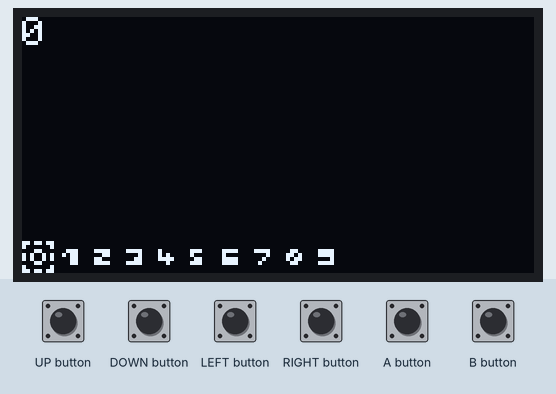
Simulated run of this sketch. Board: Arduboy, built with avr-gcc and run on an emulated ATmega32U4. On the bench: 128×64 one-colour display. Inputs (shaded band) come from the test bench.

Above: at 1.2 s.
1.3 s: UP button pressed for 0.15 s
At 1.8 s:
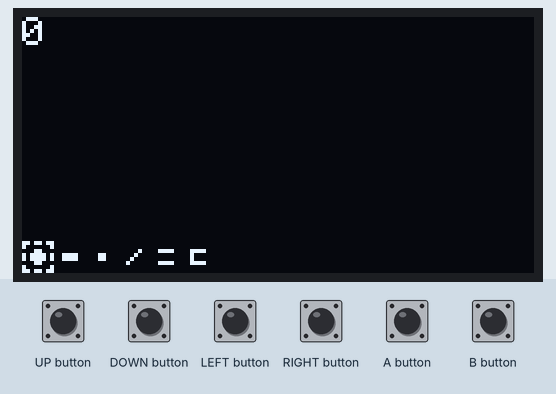
2.9 s: DOWN button pressed for 0.15 s
At 3.9 s:
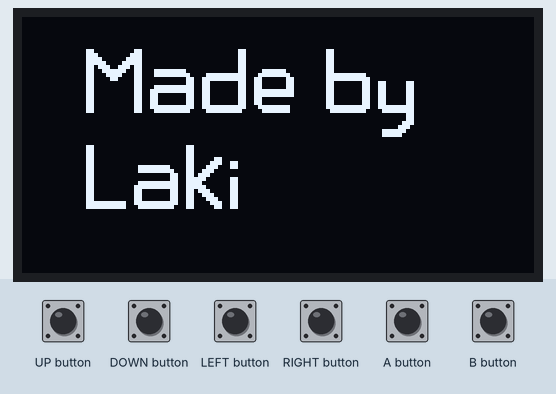
4.5 s: DOWN button pressed for 1 s
At 5.7 s:
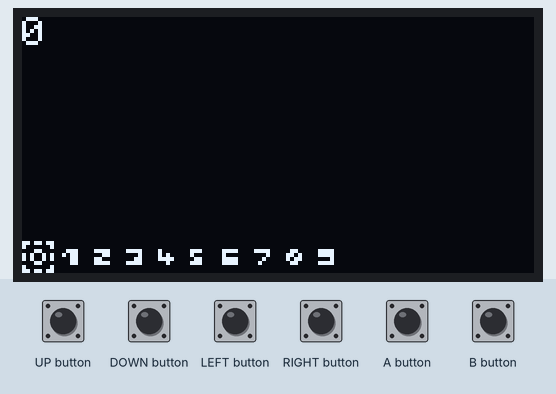
7.0 s: LEFT button pressed for 0.15 s
At 8.2 s:
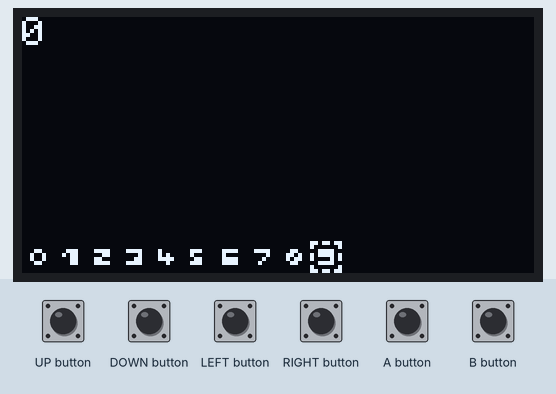
8.6 s: A button pressed for 0.15 s
10.2 s: RIGHT button pressed for 0.15 s
At 11.2 s:
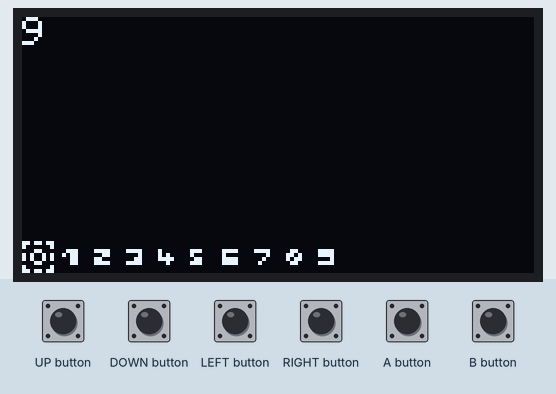
Timing chart, 0 to 12.8 s (numbered marks = the images above; inputs shaded):
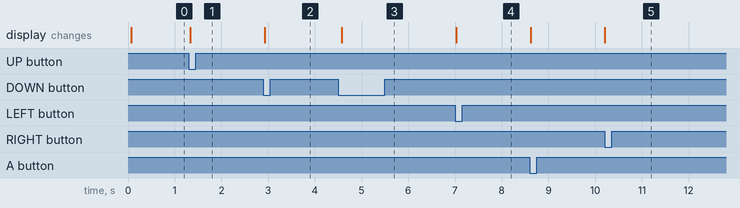

The sketch:

calculator.ino
```cpp
//Made by Laki (lakinator.bplaced.net)

#include <Arduboy2.h>

Arduboy2 arduboy;

const unsigned char cursor[] PROGMEM = {
  0xdb, 0x81, 0x00, 0x81, 0x81, 0x00, 0x81, 0xdb,
};

int selected;
bool button_down;
int number, number2;

enum class CalcStates {
  INPUT_1, INPUT_2, END, ABOUT, PLUS, MINUS, MULT, DIV
};

CalcStates state, op;

bool showOperations;

/*
 *  NUMBER BUTTONS
 */

const int NUMBER_ANZAHL = 10;

const unsigned char n0[] PROGMEM = {
 0x00, 0x00, 0x18, 0x24, 0x24, 0x18, 0x00, 0x00,
};

const unsigned char n1[] PROGMEM = {
  0x00, 0x00, 0x08, 0x04, 0x3c, 0x3c, 0x00, 0x00,
};

const unsigned char n2[] PROGMEM = {
  0x00, 0x00, 0x34, 0x34, 0x2c, 0x2c, 0x00, 0x00,
};

const unsigned char n3[] PROGMEM = {
 0x00, 0x00, 0x24, 0x24, 0x34, 0x3c, 0x00, 0x00,
};

const unsigned char n4[] PROGMEM = {
 0x00, 0x00, 0x1c, 0x10, 0x38, 0x10, 0x00, 0x00,
};

const unsigned char n5[] PROGMEM = {
 0x00, 0x00, 0x2c, 0x34, 0x34, 0x00, 0x00, 0x00,
};

const unsigned char n6[] PROGMEM = {
 0x00, 0x00, 0x3c, 0x34, 0x34, 0x34, 0x00, 0x00,
};

const unsigned char n7[] PROGMEM = {
 0x00, 0x00, 0x04, 0x24, 0x14, 0x0c, 0x00, 0x00,
};

const unsigned char n8[] PROGMEM = {
 0x00, 0x00, 0x18, 0x2c, 0x34, 0x18, 0x00, 0x00,
};

const unsigned char n9[] PROGMEM = {
 0x00, 0x00, 0x2c, 0x2c, 0x2c, 0x3c, 0x00, 0x00,
};

const unsigned char* numbers[] = {
  n0, n1, n2, n3, n4, n5, n6, n7, n8, n9,
};

/*
 *  OPERATION BUTTONS
 */

const int OPERATION_ANZAHL = 6;

const unsigned char opPlus[] PROGMEM = {
  0x00, 0x00, 0x18, 0x3c, 0x3c, 0x18, 0x00, 0x00,
};

const unsigned char opMinus[] PROGMEM = {
  0x00, 0x00, 0x18, 0x18, 0x18, 0x18, 0x00, 0x00,
};

const unsigned char opMult[] PROGMEM = {
  0x00, 0x00, 0x00, 0x18, 0x18, 0x00, 0x00, 0x00,
};

const unsigned char opDiv[] PROGMEM = {
  0x00, 0x00, 0x20, 0x10, 0x08, 0x04, 0x00, 0x00,
};

const unsigned char opRes[] PROGMEM = {
  0x00, 0x00, 0x24, 0x24, 0x24, 0x24, 0x00, 0x00,
};

const unsigned char opDel[] PROGMEM = {
  0x00, 0x00, 0x3c, 0x24, 0x24, 0x24, 0x00, 0x00,
};

const unsigned char* operations[] = {
  opPlus, opMinus, opMult, opDiv, opRes, opDel,
};

/*
 * ABOUT IMAGE
 */

const unsigned char about_img[] PROGMEM = {
  0x00, 0x00, 0x00, 0x00, 0x00, 0x00, 0x00, 0x00, 0x00, 0x00, 0x00, 0x00, 0x00, 0x00, 0x00, 0x00,
  0x00, 0x00, 0x00, 0x00, 0x00, 0x00, 0x00, 0x00, 0x00, 0x00, 0x00, 0x00, 0x00, 0x00, 0x00, 0x00,
  0x00, 0x00, 0x00, 0x00, 0x00, 0x00, 0x00, 0x00, 0x00, 0x00, 0x00, 0x00, 0x00, 0x00, 0x00, 0x00,
  0x00, 0x00, 0x00, 0x00, 0x00, 0x00, 0x00, 0x00, 0x00, 0x00, 0x00, 0x00, 0x00, 0x00, 0x00, 0x00,
  0x00, 0x00, 0x00, 0x00, 0x00, 0x00, 0x00, 0x00, 0x00, 0x00, 0x00, 0x00, 0x00, 0x00, 0x00, 0x00,
  0x00, 0x00, 0x00, 0x00, 0x00, 0x00, 0x00, 0x00, 0x00, 0x00, 0x00, 0x00, 0x00, 0x00, 0x00, 0x00,
  0x00, 0x00, 0x00, 0x00, 0x00, 0x00, 0x00, 0x00, 0x00, 0x00, 0x00, 0x00, 0x00, 0x00, 0x00, 0x00,
  0x00, 0x00, 0x00, 0x00, 0x00, 0x00, 0x00, 0x00, 0x00, 0x00, 0x00, 0x00, 0x00, 0x00, 0x00, 0x00,
  0x00, 0x00, 0x00, 0x00, 0x00, 0x00, 0x00, 0x00, 0x00, 0x00, 0x00, 0x00, 0x00, 0x00, 0x00, 0x00,
  0xff, 0xff, 0x0e, 0x1c, 0x38, 0x70, 0xe0, 0xe0, 0x70, 0x38, 0x1c, 0x0e, 0xff, 0xff, 0x00, 0x00,
  0x00, 0x60, 0x60, 0x60, 0x60, 0x60, 0x60, 0x60, 0x60, 0xc0, 0x80, 0x00, 0x00, 0x80, 0xc0, 0xc0,
  0xc0, 0xc0, 0xc0, 0xc0, 0xc0, 0xc0, 0xff, 0xff, 0x00, 0x00, 0x80, 0xc0, 0x60, 0x60, 0x60, 0x60,
  0x60, 0x60, 0xc0, 0x80, 0x00, 0x00, 0x00, 0x00, 0x00, 0x00, 0x00, 0x00, 0xff, 0xff, 0xc0, 0xc0,
  0xc0, 0xc0, 0xc0, 0xc0, 0xc0, 0xc0, 0x80, 0x00, 0x00, 0x00, 0x00, 0x00, 0x00, 0x00, 0x00, 0x00,
  0x00, 0x00, 0x00, 0x00, 0x00, 0x00, 0x00, 0x00, 0x00, 0x00, 0x00, 0x00, 0x00, 0x00, 0x00, 0x00,
  0x00, 0x00, 0x00, 0x00, 0x00, 0x00, 0x00, 0x00, 0x00, 0x00, 0x00, 0x00, 0x00, 0x00, 0x00, 0x00,
  0x00, 0x00, 0x00, 0x00, 0x00, 0x00, 0x00, 0x00, 0x00, 0x00, 0x00, 0x00, 0x00, 0x00, 0x00, 0x00,
  0xff, 0xff, 0x00, 0x00, 0x00, 0x00, 0x00, 0x00, 0x00, 0x00, 0x00, 0x00, 0xff, 0xff, 0x00, 0x00,
  0x7c, 0xfe, 0xc6, 0xc6, 0xc6, 0xc6, 0xc6, 0xc6, 0xc6, 0xff, 0x7f, 0x00, 0x00, 0x7f, 0xff, 0xc0,
  0xc0, 0xc0, 0xc0, 0xc0, 0xc0, 0xc0, 0xff, 0x7f, 0x00, 0x00, 0x3f, 0x7f, 0xcc, 0xcc, 0xcc, 0xcc,
  0xcc, 0xcc, 0xcf, 0x0f, 0x00, 0x00, 0x00, 0x00, 0x00, 0x00, 0x00, 0x00, 0x7f, 0xff, 0xc0, 0xc0,
  0xc0, 0xc0, 0xc0, 0xc0, 0xc0, 0xff, 0x7f, 0x00, 0x00, 0x7f, 0xff, 0xc0, 0xc0, 0xc0, 0xc0, 0xc0,
  0xff, 0xff, 0x00, 0x00, 0x00, 0x00, 0x00, 0x00, 0x00, 0x00, 0x00, 0x00, 0x00, 0x00, 0x00, 0x00,
  0x00, 0x00, 0x00, 0x00, 0x00, 0x00, 0x00, 0x00, 0x00, 0x00, 0x00, 0x00, 0x00, 0x00, 0x00, 0x00,
  0x00, 0x00, 0x00, 0x00, 0x00, 0x00, 0x00, 0x00, 0x00, 0x00, 0x00, 0x00, 0x00, 0x00, 0x00, 0x00,
  0x00, 0x00, 0x00, 0x00, 0x00, 0x00, 0x00, 0x00, 0x00, 0x00, 0x00, 0x00, 0x00, 0x00, 0x00, 0x00,
  0x00, 0x00, 0x00, 0x00, 0x00, 0x00, 0x00, 0x00, 0x00, 0x00, 0x00, 0x00, 0x00, 0x00, 0x00, 0x00,
  0x00, 0x00, 0x00, 0x00, 0x00, 0x00, 0x00, 0x00, 0x00, 0x00, 0x00, 0x00, 0x00, 0x00, 0x00, 0x00,
  0x00, 0x00, 0x00, 0x00, 0x00, 0x00, 0x00, 0x00, 0x00, 0x00, 0x00, 0x00, 0x00, 0x00, 0x00, 0x00,
  0x00, 0x00, 0x00, 0x00, 0x00, 0x00, 0x00, 0x00, 0x00, 0x00, 0x30, 0x30, 0x30, 0x30, 0x38, 0x1c,
  0x0f, 0x07, 0x00, 0x00, 0x00, 0x00, 0x00, 0x00, 0x00, 0x00, 0x00, 0x00, 0x00, 0x00, 0x00, 0x00,
  0x00, 0x00, 0x00, 0x00, 0x00, 0x00, 0x00, 0x00, 0x00, 0x00, 0x00, 0x00, 0x00, 0x00, 0x00, 0x00,
  0x00, 0x00, 0x00, 0x00, 0x00, 0x00, 0x00, 0x00, 0x00, 0x00, 0x00, 0x00, 0x00, 0x00, 0x00, 0x00,
  0xff, 0xff, 0x00, 0x00, 0x00, 0x00, 0x00, 0x00, 0x00, 0x00, 0x00, 0x00, 0x00, 0x60, 0x60, 0x60,
  0x60, 0x60, 0x60, 0x60, 0x60, 0xc0, 0x80, 0x00, 0x00, 0xff, 0xff, 0x00, 0x80, 0xc0, 0xe0, 0x70,
  0x38, 0x18, 0x00, 0x00, 0x30, 0x30, 0x00, 0x00, 0x00, 0x00, 0x00, 0x00, 0x00, 0x00, 0x00, 0x00,
  0x00, 0x00, 0x00, 0x00, 0x00, 0x00, 0x00, 0x00, 0x00, 0x00, 0x00, 0x00, 0x00, 0x00, 0x00, 0x00,
  0x00, 0x00, 0x00, 0x00, 0x00, 0x00, 0x00, 0x00, 0x00, 0x00, 0x00, 0x00, 0x00, 0x00, 0x00, 0x00,
  0x00, 0x00, 0x00, 0x00, 0x00, 0x00, 0x00, 0x00, 0x00, 0x00, 0x00, 0x00, 0x00, 0x00, 0x00, 0x00,
  0x00, 0x00, 0x00, 0x00, 0x00, 0x00, 0x00, 0x00, 0x00, 0x00, 0x00, 0x00, 0x00, 0x00, 0x00, 0x00,
  0x00, 0x00, 0x00, 0x00, 0x00, 0x00, 0x00, 0x00, 0x00, 0x00, 0x00, 0x00, 0x00, 0x00, 0x00, 0x00,
  0xff, 0xff, 0xc0, 0xc0, 0xc0, 0xc0, 0xc0, 0xc0, 0xc0, 0xc0, 0x00, 0x00, 0x7c, 0xfe, 0xc6, 0xc6,
  0xc6, 0xc6, 0xc6, 0xc6, 0xc6, 0xff, 0x7f, 0x00, 0x00, 0xff, 0xff, 0x07, 0x0f, 0x1d, 0x38, 0x70,
  0xe0, 0xc0, 0x00, 0x00, 0xff, 0xff, 0x00, 0x00, 0x00, 0x00, 0x00, 0x00, 0x00, 0x00, 0x00, 0x00,
  0x00, 0x00, 0x00, 0x00, 0x00, 0x00, 0x00, 0x00, 0x00, 0x00, 0x00, 0x00, 0x00, 0x00, 0x00, 0x00,
  0x00, 0x00, 0x00, 0x00, 0x00, 0x00, 0x00, 0x00, 0x00, 0x00, 0x00, 0x00, 0x00, 0x00, 0x00, 0x00,
  0x00, 0x00, 0x00, 0x00, 0x00, 0x00, 0x00, 0x00, 0x00, 0x00, 0x00, 0x00, 0x00, 0x00, 0x00, 0x00,
  0x00, 0x00, 0x00, 0x00, 0x00, 0x00, 0x00, 0x00, 0x00, 0x00, 0x00, 0x00, 0x00, 0x00, 0x00, 0x00,
  0x00, 0x00, 0x00, 0x00, 0x00, 0x00, 0x00, 0x00, 0x00, 0x00, 0x00, 0x00, 0x00, 0x00, 0x00, 0x00,
  0x00, 0x00, 0x00, 0x00, 0x00, 0x00, 0x00, 0x00, 0x00, 0x00, 0x00, 0x00, 0x00, 0x00, 0x00, 0x00,
  0x00, 0x00, 0x00, 0x00, 0x00, 0x00, 0x00, 0x00, 0x00, 0x00, 0x00, 0x00, 0x00, 0x00, 0x00, 0x00,
  0x00, 0x00, 0x00, 0x00, 0x00, 0x00, 0x00, 0x00, 0x00, 0x00, 0x00, 0x00, 0x00, 0x00, 0x00, 0x00,
  0x00, 0x00, 0x00, 0x00, 0x00, 0x00, 0x00, 0x00, 0x00, 0x00, 0x00, 0x00, 0x00, 0x00, 0x00, 0x00,
  0x00, 0x00, 0x00, 0x00, 0x00, 0x00, 0x00, 0x00, 0x00, 0x00, 0x00, 0x00, 0x00, 0x00, 0x00, 0x00,
  0x00, 0x00, 0x00, 0x00, 0x00, 0x00, 0x00, 0x00, 0x00, 0x00, 0x00, 0x00, 0x00, 0x00, 0x00, 0x00,
  0x00, 0x00, 0x00, 0x00, 0x00, 0x00, 0x00, 0x00, 0x00, 0x00, 0x00, 0x00, 0x00, 0x00, 0x00, 0x00,
  0x00, 0x00, 0x00, 0x00, 0x00, 0x00, 0x00, 0x00, 0x00, 0x00, 0x00, 0x00, 0x00, 0x00, 0x00, 0x00,
  0x00, 0x00, 0x00, 0x00, 0x00, 0x00, 0x00, 0x00, 0x00, 0x00, 0x00, 0x00, 0x00, 0x00, 0x00, 0x00,
  0x00, 0x00, 0x00, 0x00, 0x00, 0x00, 0x00, 0x00, 0x00, 0x00, 0x00, 0x00, 0x00, 0x00, 0x00, 0x00,
  0x00, 0x00, 0x00, 0x00, 0x00, 0x00, 0x00, 0x00, 0x00, 0x00, 0x00, 0x00, 0x00, 0x00, 0x00, 0x00,
  0x00, 0x00, 0x00, 0x00, 0x00, 0x00, 0x00, 0x00, 0x00, 0x00, 0x00, 0x00, 0x00, 0x00, 0x00, 0x00,
  0x00, 0x00, 0x00, 0x00, 0x00, 0x00, 0x00, 0x00, 0x00, 0x00, 0x00, 0x00, 0x00, 0x00, 0x00, 0x00,
  0x00, 0x00, 0x00, 0x00, 0x00, 0x00, 0x00, 0x00, 0x00, 0x00, 0x00, 0x00, 0x00, 0x00, 0x00, 0x00,
  0x00, 0x00, 0x00, 0x00, 0x00, 0x00, 0x00, 0x00, 0x00, 0x00, 0x00, 0x00, 0x00, 0x00, 0x00, 0x00,
};


/*
 * FUNCTIONS
 */

void reset();

/*
 * CODE
 */

void setup() {
  arduboy.begin();
  arduboy.setFrameRate(15);

  selected = 0;
  button_down = false;
  number = 0;
  number2 = 0;

  state = CalcStates::INPUT_1;
  op = CalcStates::PLUS;
  showOperations = false;
}

void loop() {
  if (!(arduboy.nextFrame()))
    return;

  arduboy.clear();

  //Buttons

  if (arduboy.notPressed(RIGHT_BUTTON + LEFT_BUTTON + A_BUTTON + UP_BUTTON + DOWN_BUTTON + B_BUTTON)) {
    button_down = false;
  }

  if (!button_down) {

    if ((state == CalcStates::ABOUT || state == CalcStates::END) && (
                                      arduboy.pressed(RIGHT_BUTTON)  ||
                                      arduboy.pressed(LEFT_BUTTON)   ||
                                      arduboy.pressed(A_BUTTON)      ||
                                      arduboy.pressed(UP_BUTTON)     ||
                                      arduboy.pressed(DOWN_BUTTON)   ||
                                      arduboy.pressed(B_BUTTON)
                                      ))
    {
      reset();
      button_down = true;
      return;
    }


    if (arduboy.pressed(RIGHT_BUTTON)) {
      selected++;
      button_down = true;
    } else if (arduboy.pressed(LEFT_BUTTON)) {
      selected--;
      button_down = true;
    } else if (arduboy.pressed(DOWN_BUTTON)) {
      state = CalcStates::ABOUT;
      button_down = true;
    } else if (arduboy.pressed(A_BUTTON)) {

      if (showOperations) {
        switch (selected) {
          case 0:
            op = CalcStates::PLUS;
            state = CalcStates::INPUT_2;
            break;
          case 1:
            op = CalcStates::MINUS;
            state = CalcStates::INPUT_2;
            break;
          case 2:
            op = CalcStates::MULT;
            state = CalcStates::INPUT_2;
            break;
          case 3:
            op = CalcStates::DIV;
            state = CalcStates::INPUT_2;
            break;
          case 4:
            state = CalcStates::END;
            break;
          case 5:
            reset();
            break;
        }

      } else {

        if (state == CalcStates::INPUT_1) {

          if (number < 1000) {
            number *= 10;
            number += selected;
          }

        } else if (state == CalcStates::INPUT_2) {
          if (number2 < 1000) {
            number2 *= 10;
            number2 += selected;
          }
        }

      }

      button_down = true;
    } else if (arduboy.pressed(B_BUTTON)) {

      if (state == CalcStates::INPUT_1) {
        number -= number % 10;
        if (number >= 10) number /= 10;
      } else if (state == CalcStates::INPUT_2) {
        number2 -= number2 % 10;
        if (number2 >= 10) number2 /= 10;
      }

      button_down = true;

    } else if (arduboy.pressed(UP_BUTTON)) {
      selected = 0;

      if (showOperations) {
        showOperations = false;
      } else {
        showOperations = true;
      }

      button_down = true;
    }


    if (showOperations) {
      if (selected == -1) selected = OPERATION_ANZAHL - 1;
      selected = abs(selected) % OPERATION_ANZAHL;
    } else {
      if (selected == -1) selected = NUMBER_ANZAHL - 1;
      selected = abs(selected) % NUMBER_ANZAHL;
    }

  }


  //Drawing

  if (state == CalcStates::INPUT_1 || state == CalcStates::INPUT_2 || state == CalcStates::END) {
    if (showOperations) {

      for (int i = 0; i < OPERATION_ANZAHL; i++) {

        if (i == selected) {
          arduboy.drawBitmap((i*8), 56, cursor, 8, 8, WHITE);
        }

        arduboy.drawBitmap((i*8), 56, operations[i], 8, 8, WHITE);
      }

    } else {
      for (int i = 0; i < NUMBER_ANZAHL; i++) {

        if (i == selected) {
          arduboy.drawBitmap((i*8), 56, cursor, 8, 8, WHITE);
        }

        arduboy.drawBitmap((i*8), 56, numbers[i], 8, 8, WHITE);
      }
    }


    //arduboy.print("Nummer: ");
    arduboy.print(number);

    if (state == CalcStates::INPUT_2 || state == CalcStates::END) {
      switch (op) {
        default:
          arduboy.print(" ? ");
          break;
        case CalcStates::PLUS:
          arduboy.print(" + ");
          break;
        case CalcStates::MINUS:
          arduboy.print(" - ");
          break;
        case CalcStates::MULT:
          arduboy.print(" * ");
          break;
        case CalcStates::DIV:
          arduboy.print(" / ");
          break;
      }

      arduboy.print(number2);

      if (state == CalcStates::END) {
        arduboy.print("\r\n= ");

        switch (op) {
        default:
          arduboy.print("\r\n= ?");
          break;
        case CalcStates::PLUS:
          arduboy.print((static_cast<double>(number) + static_cast<double>(number2)));
          break;
        case CalcStates::MINUS:
          arduboy.print((static_cast<double>(number) - static_cast<double>(number2)));
          break;
        case CalcStates::MULT:
          arduboy.print((static_cast<double>(number) * static_cast<double>(number2)));
          break;
        case CalcStates::DIV:
          arduboy.print((static_cast<double>(number) / static_cast<double>(number2)));
          break;
      }

      }

    }
  } else if (state == CalcStates::ABOUT) {
    arduboy.drawBitmap(0, 0, about_img, 128, 64, WHITE);
  }


  arduboy.display();
}


void reset() {
  selected = 0;
  number = 0;
  number2 = 0;
  state = CalcStates::INPUT_1;
  op = CalcStates::PLUS;
  showOperations = false;
}
```

Measured:
- after the input at 1.3 s, the display: changes at once (image 1)
- after the input at 2.9 s, the display: changes at once (image 2)
- after the input at 4.5 s, the display: changes after 0.07 s (image 3)
- after the input at 7.0 s, the display: changes at once (image 4)
- after the input at 10.2 s, the display: changes at once (image 5)
